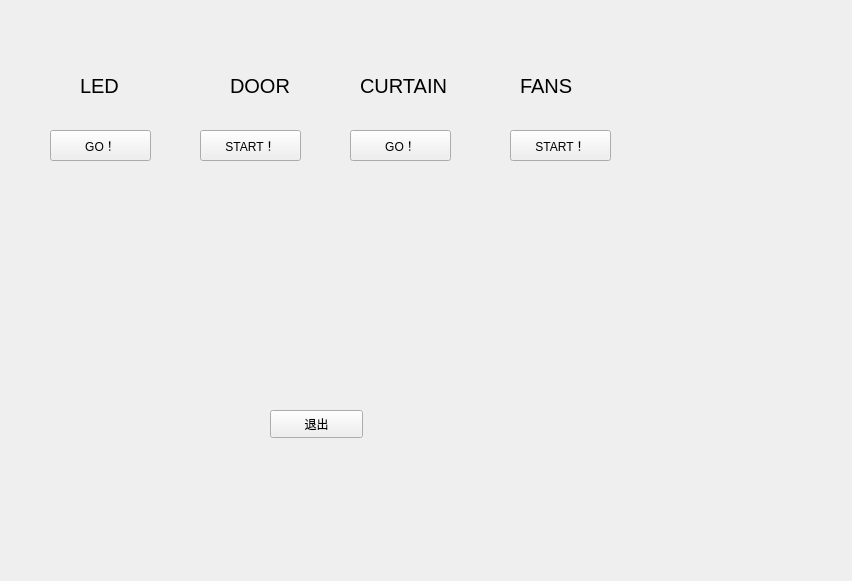
<?xml version="1.0" encoding="UTF-8"?>
<ui version="4.0">
 <class>Form</class>
 <widget class="QWidget" name="Form">
  <property name="geometry">
   <rect>
    <x>0</x>
    <y>0</y>
    <width>852</width>
    <height>581</height>
   </rect>
  </property>
  <property name="windowTitle">
   <string>Form</string>
  </property>
  <widget class="QPushButton" name="_exit_">
   <property name="geometry">
    <rect>
     <x>270</x>
     <y>410</y>
     <width>93</width>
     <height>28</height>
    </rect>
   </property>
   <property name="text">
    <string>退出</string>
   </property>
  </widget>
  <widget class="QPushButton" name="GoLED">
   <property name="geometry">
    <rect>
     <x>50</x>
     <y>130</y>
     <width>101</width>
     <height>31</height>
    </rect>
   </property>
   <property name="text">
    <string>GO！</string>
   </property>
  </widget>
  <widget class="QLabel" name="label">
   <property name="geometry">
    <rect>
     <x>80</x>
     <y>60</y>
     <width>101</width>
     <height>51</height>
    </rect>
   </property>
   <property name="font">
    <font>
     <pointsize>15</pointsize>
    </font>
   </property>
   <property name="text">
    <string>LED</string>
   </property>
  </widget>
  <widget class="QPushButton" name="GoDOOR">
   <property name="geometry">
    <rect>
     <x>200</x>
     <y>130</y>
     <width>101</width>
     <height>31</height>
    </rect>
   </property>
   <property name="text">
    <string>START！</string>
   </property>
  </widget>
  <widget class="QLabel" name="label_2">
   <property name="geometry">
    <rect>
     <x>230</x>
     <y>60</y>
     <width>101</width>
     <height>51</height>
    </rect>
   </property>
   <property name="font">
    <font>
     <pointsize>15</pointsize>
    </font>
   </property>
   <property name="text">
    <string>DOOR</string>
   </property>
  </widget>
  <widget class="QPushButton" name="GoCURTAIN">
   <property name="geometry">
    <rect>
     <x>350</x>
     <y>130</y>
     <width>101</width>
     <height>31</height>
    </rect>
   </property>
   <property name="text">
    <string>GO！</string>
   </property>
  </widget>
  <widget class="QLabel" name="label_3">
   <property name="geometry">
    <rect>
     <x>360</x>
     <y>70</y>
     <width>91</width>
     <height>31</height>
    </rect>
   </property>
   <property name="font">
    <font>
     <pointsize>15</pointsize>
    </font>
   </property>
   <property name="text">
    <string>CURTAIN</string>
   </property>
  </widget>
  <widget class="QPushButton" name="GoFANS">
   <property name="geometry">
    <rect>
     <x>510</x>
     <y>130</y>
     <width>101</width>
     <height>31</height>
    </rect>
   </property>
   <property name="text">
    <string>START！</string>
   </property>
  </widget>
  <widget class="QLabel" name="label_4">
   <property name="geometry">
    <rect>
     <x>520</x>
     <y>60</y>
     <width>101</width>
     <height>51</height>
    </rect>
   </property>
   <property name="font">
    <font>
     <pointsize>15</pointsize>
    </font>
   </property>
   <property name="text">
    <string>FANS</string>
   </property>
  </widget>
 </widget>
 <resources/>
 <connections>
  <connection>
   <sender>_exit_</sender>
   <signal>clicked()</signal>
   <receiver>Form</receiver>
   <slot>over()</slot>
   <hints>
    <hint type="sourcelabel">
     <x>324</x>
     <y>419</y>
    </hint>
    <hint type="destinationlabel">
     <x>426</x>
     <y>377</y>
    </hint>
   </hints>
  </connection>
 </connections>
 <slots>
  <slot>over()</slot>
  <slot>turn_on()</slot>
  <slot>turn_off()</slot>
 </slots>
</ui>
